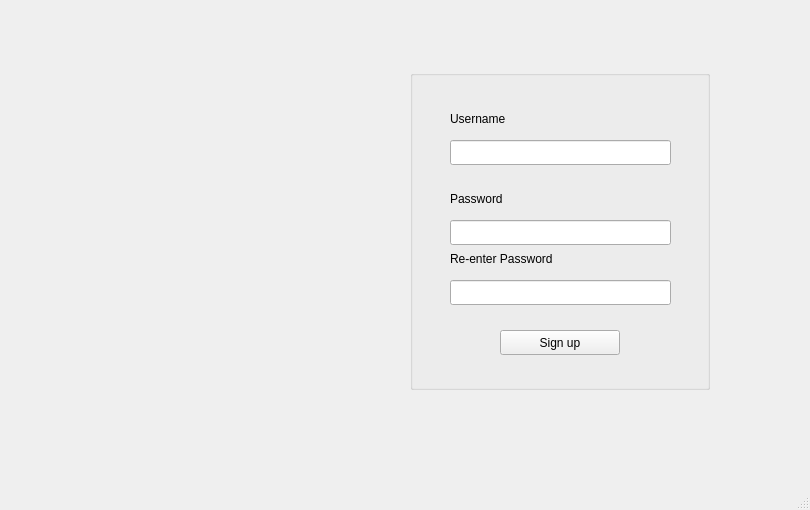
<?xml version="1.0" encoding="UTF-8"?>
<ui version="4.0">
 <class>LoginWindow</class>
 <widget class="QMainWindow" name="LoginWindow">
  <property name="geometry">
   <rect>
    <x>0</x>
    <y>0</y>
    <width>810</width>
    <height>510</height>
   </rect>
  </property>
  <property name="windowTitle">
   <string>LoginWindow</string>
  </property>
  <widget class="QWidget" name="centralwidget">
   <widget class="QGroupBox" name="groupBox">
    <property name="geometry">
     <rect>
      <x>410</x>
      <y>70</y>
      <width>300</width>
      <height>320</height>
     </rect>
    </property>
    <property name="title">
     <string/>
    </property>
    <widget class="QLabel" name="label_username">
     <property name="geometry">
      <rect>
       <x>40</x>
       <y>40</y>
       <width>81</width>
       <height>17</height>
      </rect>
     </property>
     <property name="text">
      <string>Username</string>
     </property>
    </widget>
    <widget class="QLabel" name="label_password">
     <property name="geometry">
      <rect>
       <x>40</x>
       <y>120</y>
       <width>67</width>
       <height>17</height>
      </rect>
     </property>
     <property name="text">
      <string>Password</string>
     </property>
    </widget>
    <widget class="QLineEdit" name="lineEdit_username">
     <property name="geometry">
      <rect>
       <x>40</x>
       <y>70</y>
       <width>221</width>
       <height>25</height>
      </rect>
     </property>
    </widget>
    <widget class="QPushButton" name="pushButton_login">
     <property name="geometry">
      <rect>
       <x>90</x>
       <y>210</y>
       <width>120</width>
       <height>25</height>
      </rect>
     </property>
     <property name="text">
      <string>Login</string>
     </property>
    </widget>
    <widget class="QLineEdit" name="lineEdit_password">
     <property name="geometry">
      <rect>
       <x>40</x>
       <y>150</y>
       <width>221</width>
       <height>25</height>
      </rect>
     </property>
    </widget>
    <widget class="QPushButton" name="pushButton_signup">
     <property name="geometry">
      <rect>
       <x>90</x>
       <y>260</y>
       <width>120</width>
       <height>25</height>
      </rect>
     </property>
     <property name="text">
      <string>Sign up</string>
     </property>
    </widget>
    <widget class="QLabel" name="label_password_2">
     <property name="geometry">
      <rect>
       <x>40</x>
       <y>180</y>
       <width>161</width>
       <height>17</height>
      </rect>
     </property>
     <property name="text">
      <string>Re-enter Password</string>
     </property>
    </widget>
    <widget class="QLineEdit" name="lineEdit_password_2">
     <property name="geometry">
      <rect>
       <x>40</x>
       <y>210</y>
       <width>221</width>
       <height>25</height>
      </rect>
     </property>
    </widget>
   </widget>
   <widget class="QLabel" name="label">
    <property name="geometry">
     <rect>
      <x>100</x>
      <y>110</y>
      <width>231</width>
      <height>241</height>
     </rect>
    </property>
    <property name="text">
     <string>&lt;html&gt;&lt;head/&gt;&lt;body&gt;&lt;p&gt;&lt;img src=&quot;:/person.png&quot;/&gt;&lt;/p&gt;&lt;/body&gt;&lt;/html&gt;</string>
    </property>
   </widget>
   <widget class="QLabel" name="label_2">
    <property name="geometry">
     <rect>
      <x>450</x>
      <y>400</y>
      <width>221</width>
      <height>17</height>
     </rect>
    </property>
    <property name="text">
     <string/>
    </property>
   </widget>
   <widget class="QLabel" name="label_3">
    <property name="geometry">
     <rect>
      <x>450</x>
      <y>420</y>
      <width>221</width>
      <height>17</height>
     </rect>
    </property>
    <property name="text">
     <string/>
    </property>
   </widget>
  </widget>
  <widget class="QMenuBar" name="menubar">
   <property name="geometry">
    <rect>
     <x>0</x>
     <y>0</y>
     <width>810</width>
     <height>22</height>
    </rect>
   </property>
  </widget>
  <widget class="QStatusBar" name="statusbar"/>
 </widget>
 <tabstops>
  <tabstop>lineEdit_username</tabstop>
  <tabstop>lineEdit_password</tabstop>
  <tabstop>lineEdit_password_2</tabstop>
  <tabstop>pushButton_login</tabstop>
  <tabstop>pushButton_signup</tabstop>
 </tabstops>
 <resources/>
 <connections/>
</ui>
